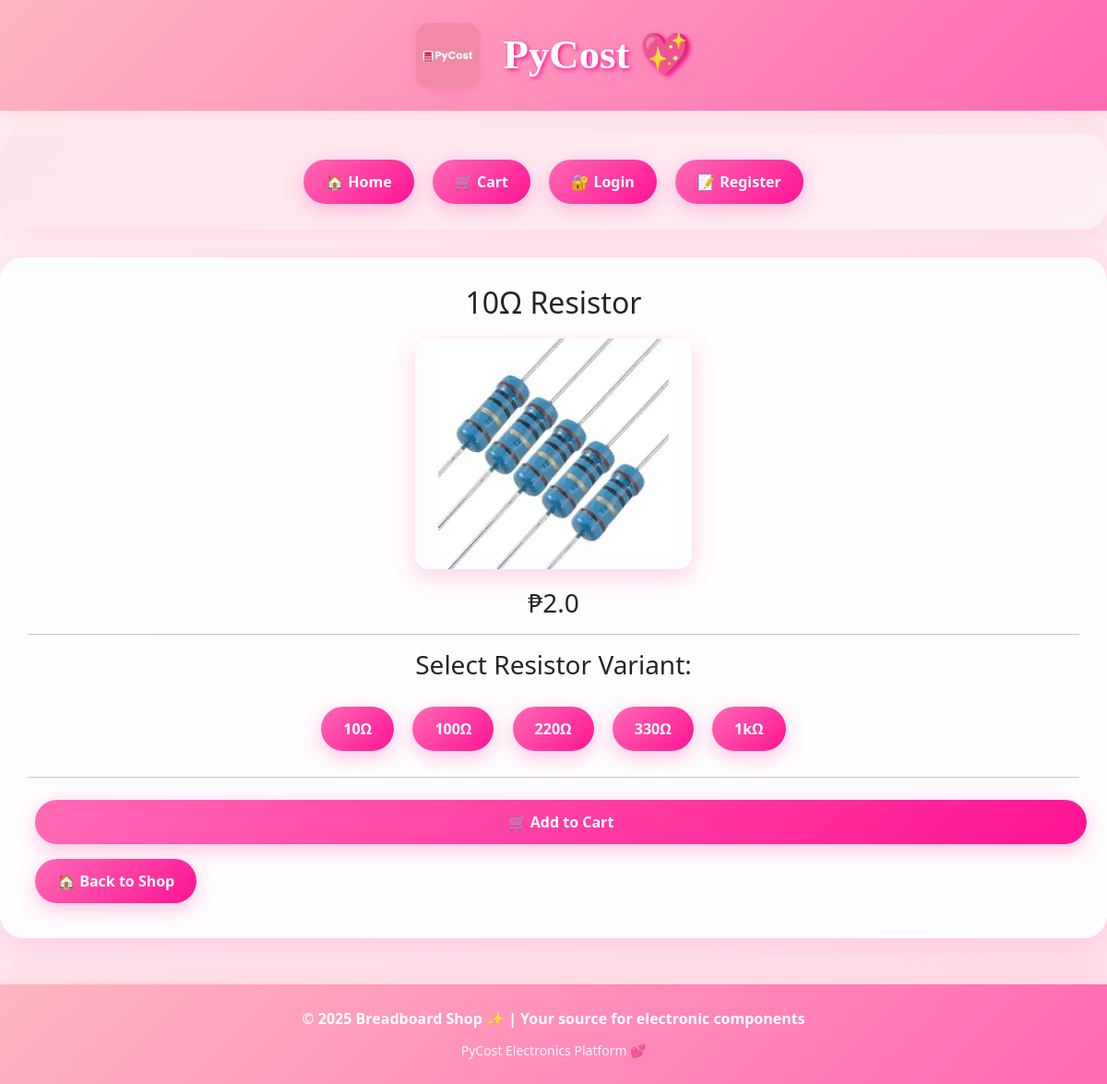
The page /product/166 on the database its author committed.
### tables this page shows
CREATE TABLE products (
            id INTEGER PRIMARY KEY AUTOINCREMENT,
            name TEXT,
            category TEXT,
            description TEXT,
            price REAL,
            image TEXT
        );

### app.py (the view)
@app.route("/product/<int:product_id>")
def product_page(product_id):
    product = query_db("SELECT * FROM products WHERE id = ?", [product_id], one=True)
    variations = query_db("SELECT * FROM products WHERE category = ?", [product["category"]])
    return render_template("product.html", product=product, variations=variations)

### app.py (called while the page is built)
def get_db():
    db = getattr(g, "_database", None)
    if db is None:
        db = g._database = sqlite3.connect("database.db")
        db.row_factory = sqlite3.Row
    return db

@app.teardown_appcontext
def close_connection(exception):
    db = getattr(g, "_database", None)
    if db is not None:
        db.close()

def query_db(query, args=(), one=False):
    cur = get_db().execute(query, args)
    rv = cur.fetchall()
    cur.close()
    return (rv[0] if rv else None) if one else rv

### templates/product.html (shortened to what this page needs)
{% extends "base.html" %}
{% block content %}
<h2 id="product-name">{{ product.name }}</h2>
<img id="product-image"
     src="{{ url_for('static', filename=product.image) }}"
     alt="{{ product.name }}"
     class="component-img-large">
<h3 id="product-price">₱{{ product.price }}</h3>
<hr>
{% if product.category == "Resistor" %}
<h3>Select Resistor Variant:</h3>
<div class="variation-list">
    <button class="variation-btn" data-image="10r.png" data-name="10Ω Resistor">10Ω</button>
    <button class="variation-btn" data-image="100r.png" data-name="100Ω Resistor">100Ω</button>
    <button class="variation-btn" data-image="220r.png" data-name="220Ω Resistor">220Ω</button>
    <button class="variation-btn" data-image="330r.png" data-name="330Ω Resistor">330Ω</button>
    <button class="variation-btn" data-image="1kr.png" data-name="1kΩ Resistor">1kΩ</button>
</div>
{% endif %}
<hr>
<form method="POST" action="{{ url_for('add_to_cart', product_id=product.id) }}">
    <button type="submit" class="btn add-to-cart-btn">🛒 Add to Cart</button>
</form>
<a href="/" class="btn">🏠 Back to Shop</a>
{% endblock %}

### static/style.css (style rules this page uses)
.component-img-large { width: 250px; height: 250px; object-fit: contain; margin-bottom: 15px; }
.btn { display: inline-block; background-color: #4CAF50; color: white; padding: 10px 18px; border: none; border-radius: 5px; text-decoration: none; font-weight: bold; cursor: pointer; margin: 5px 2px; transition: background-color 0.2s, transform 0.2s; }
.variation-list { margin: 10px 0 20px 0; text-align: center; }
.variation-btn { display: inline-block; padding: 10px 18px; border: 2px solid #ff69b4; border-radius: 6px; margin: 4px; text-decoration: none; color: white; background-color: #ff69b4; font-weight: bold; cursor: pointer; transition: background 0.2s, transform 0.2s; }
body { background-color: #ffe4ec; font-family: 'Comic Sans MS', cursive, sans-serif; margin: 0; padding: 0; }
h2, h3 { text-align: center; color: #ff69b4; margin-top: 20px; }
.product-card p, .component-price, .cart-table td:nth-child(4), .cart-table td:nth-child(5), h3 { font-weight: bold; color: #ff007f; font-size: 1.5rem; }
.btn, .btn-checkout, .add-to-cart-btn { background-color: #ff69b4; color: white; transition: background 0.2s, transform 0.2s; }
.variation-btn { background-color: #ff69b4; color: white; border: 2px solid #ff69b4; }

### templates/base.html (style rules this page uses)
.btn, .nav-btn, .logout-btn, input[type="submit"], button[type="submit"], button { background: linear-gradient(135deg, #ff69b4, #ff1493) !important; color: white !important; border: none !important; padding: 12px 24px !important; margin: 8px !important; text-decoration: none !important; border-radius: 25px !important; font-weight: bold !important; box-shadow: 0 6px 20px rgba(255,105,180,0.4) !important; display: inline-block !important; transition: all 0.3s ease !important; font-size: 1rem !important; min-height: 48px !important; cursor: pointer !important; text-align: center !important; }

### templates/product.html (style rules this page uses)
.component-img-large { width: 300px; height: 250px; object-fit: contain; margin: 20px auto; display: block; border-radius: 15px; box-shadow: 0 8px 25px rgba(255,105,180,0.3); }
.variation-list { margin: 20px 0; text-align: center; }
.variation-btn { margin: 5px; padding: 12px 18px; background: linear-gradient(135deg, #ff69b4, #ff1493); border-radius: 15px; color: white; border: none; font-weight: bold; cursor: pointer; box-shadow: 0 4px 15px rgba(255,105,180,0.4); transition: all 0.3s ease; font-size: 0.95rem; }
.add-to-cart-btn { background: linear-gradient(135deg, #28a745, #20c997) !important; width: 100%; padding: 18px; font-size: 1.2rem; border-radius: 20px; box-shadow: 0 8px 25px rgba(40,167,69,0.4); margin: 20px 0; }

### rows shown on the page
products: name "10Ω Resistor", image (picture), price "2.0"
